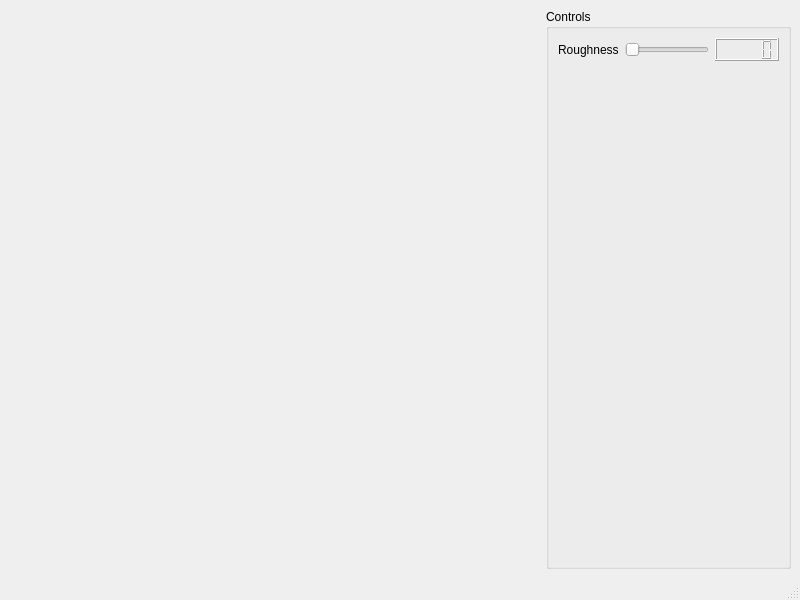
<?xml version="1.0" encoding="UTF-8"?>
<ui version="4.0">
 <class>MainWindow</class>
 <widget class="QMainWindow" name="MainWindow">
  <property name="geometry">
   <rect>
    <x>0</x>
    <y>0</y>
    <width>800</width>
    <height>600</height>
   </rect>
  </property>
  <property name="minimumSize">
   <size>
    <width>500</width>
    <height>500</height>
   </size>
  </property>
  <property name="windowTitle">
   <string>MainWindow</string>
  </property>
  <widget class="QWidget" name="centralwidget">
   <layout class="QGridLayout" name="gridLayout">
    <item row="0" column="0">
     <spacer name="horizontalSpacer">
      <property name="orientation">
       <enum>Qt::Horizontal</enum>
      </property>
      <property name="sizeHint" stdset="0">
       <size>
        <width>40</width>
        <height>20</height>
       </size>
      </property>
     </spacer>
    </item>
    <item row="0" column="1">
     <widget class="QGroupBox" name="m_groupBox">
      <property name="title">
       <string>Controls</string>
      </property>
      <layout class="QGridLayout" name="gridLayout_2">
       <item row="2" column="1">
        <spacer name="verticalSpacer">
         <property name="orientation">
          <enum>Qt::Vertical</enum>
         </property>
         <property name="sizeHint" stdset="0">
          <size>
           <width>20</width>
           <height>40</height>
          </size>
         </property>
        </spacer>
       </item>
       <item row="1" column="1">
        <widget class="QSlider" name="m_horizontalSlider">
         <property name="sizePolicy">
          <sizepolicy hsizetype="Minimum" vsizetype="Fixed">
           <horstretch>0</horstretch>
           <verstretch>0</verstretch>
          </sizepolicy>
         </property>
         <property name="orientation">
          <enum>Qt::Horizontal</enum>
         </property>
        </widget>
       </item>
       <item row="1" column="0">
        <widget class="QLabel" name="m_label">
         <property name="text">
          <string>Roughness</string>
         </property>
        </widget>
       </item>
       <item row="1" column="2">
        <widget class="QLCDNumber" name="m_lcdNumber"/>
       </item>
      </layout>
     </widget>
    </item>
   </layout>
  </widget>
  <widget class="QMenuBar" name="menubar">
   <property name="geometry">
    <rect>
     <x>0</x>
     <y>0</y>
     <width>800</width>
     <height>22</height>
    </rect>
   </property>
  </widget>
  <widget class="QStatusBar" name="statusbar"/>
 </widget>
 <resources/>
 <connections/>
</ui>
